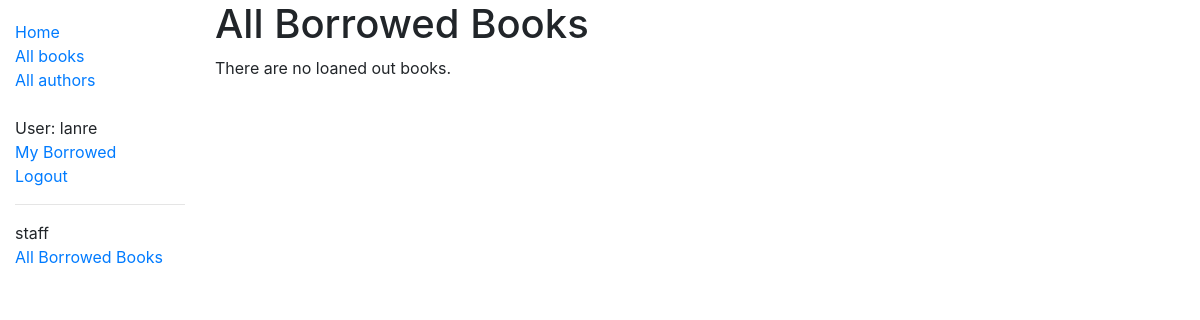
Page /catalog/burrowedbookslist/ (signed in) on the earlier database version.
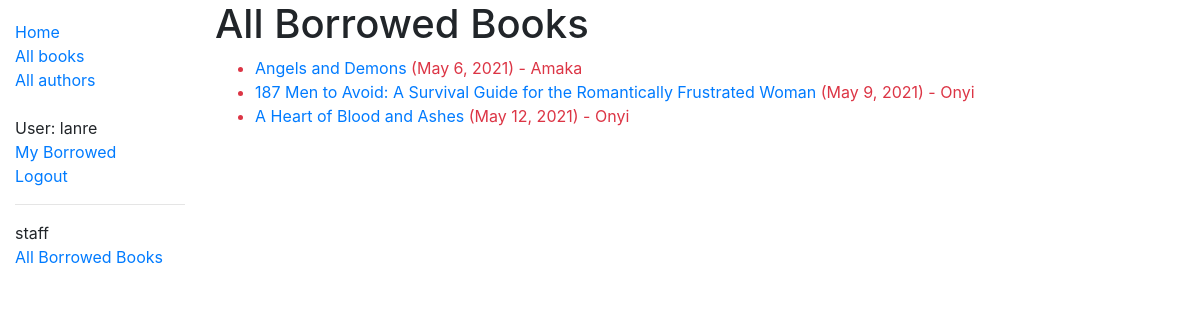
Same page on the later database version.
### catalog/models.py (models this page shows, shortened)
class BookInstance(models.Model):
    id = models.UUIDField(primary_key=True, default=uuid.uuid4,
                          help_text='Unique ID for this particular book across whole library')
    book = models.ForeignKey(Book, on_delete=models.RESTRICT, null=True)
    imprint = models.CharField(max_length=200)
    due_back = models.DateField(null=True, blank=True)
    burrower = models.ForeignKey(User, on_delete=SET_NULL, null=True, blank=True)
    LOAN_STATUS = (
        ('m', 'Maintenance'),
        ('o', 'On loan'),
        ('a', 'Available'),
        ('r', 'Reserved'),
    )
    status = models.CharField(
        max_length=1,
        choices=LOAN_STATUS,
        blank=True,
        default='m',
        help_text='Book availability',
    )
    class Meta:
        ordering = ['due_back']
        permissions = (("can_view_books_burrowed", "view books burrowed"),)
    @property
    def is_overdue(self):
        if self.due_back and date.today() > self.due_back:
            return True
        return False

class Book(models.Model):
    title = models.CharField(max_length=200)
    author = models.ForeignKey("Author", on_delete=models.SET_NULL, null=True)
    summary = models.TextField(max_length=1000, help_text='Enter a brief description of the book')
    isbn = models.CharField('ISBN', max_length=13, unique=True, help_text='13 Character <a '
                                                                          'href="https://www.isbn-international.org'
                                                                          '/content/what-isbn''">ISBN number</a>')
    genre = models.ManyToManyField(Genre, help_text='Select a genre for this book')
    language = models.ForeignKey(Language, on_delete=SET_NULL, null=True)
    def display_genre(self):
        """Create a string for the Genre. This is required to display genre in Admin."""
        return ', '.join(genre.name for genre in self.genre.all()[:3])
    display_genre.short_description = 'Genre'

### catalog/views.py (the view)
# urls.py: path('burrowedbookslist/', views.LoanedOutBooks.as_view(), name='burrowed-books-list'),
class LoanedOutBooks(LoginRequiredMixin, PermissionRequiredMixin, ListView):
    model = BookInstance
    template_name = 'catalog/burrowed_out_books_list.html'
    permission_required = 'catalog.can_view_books_burrowed'
    paginate_by = 3
    def get_queryset(self):
        return BookInstance.objects.filter(status__exact='o')

### catalog/templates/catalog/burrowed_out_books_list.html
{% extends "base_generic.html" %}
{% block content %}
    <h1>All Borrowed Books</h1>
    {% if object_list %}
    <ul>
      {% for bookList in object_list %}
        <li class="{% if bookList.is_overdue %}text-danger{% endif %}">
          <a href="{% url 'book-detail' bookList.book.pk %}">{{ bookList.book.title }}</a> ({{ bookList.due_back }}) -
            {{ bookList.burrower }}
        </li>
      {% endfor %}
    </ul>
  {% else %}
    <p>There are no loaned out books.</p>
  {% endif %}
{% endblock %}

Differences in the rows shown:
now on this page (row edited): BookInstance: book "Angels and Demons", due_back "May 6, 2021", burrower "Amaka"
now on this page (row edited): BookInstance: book "187 Men to Avoid: A Survival Guide for the Romantically Frustrated Woman", due_back "May 9, 2021", burrower "Onyi"
now on this page (row edited): BookInstance: book "A Heart of Blood and Ashes", due_back "May 12, 2021", burrower "Onyi"
Other differences:
text no longer shown: "There are no loaned out books."
